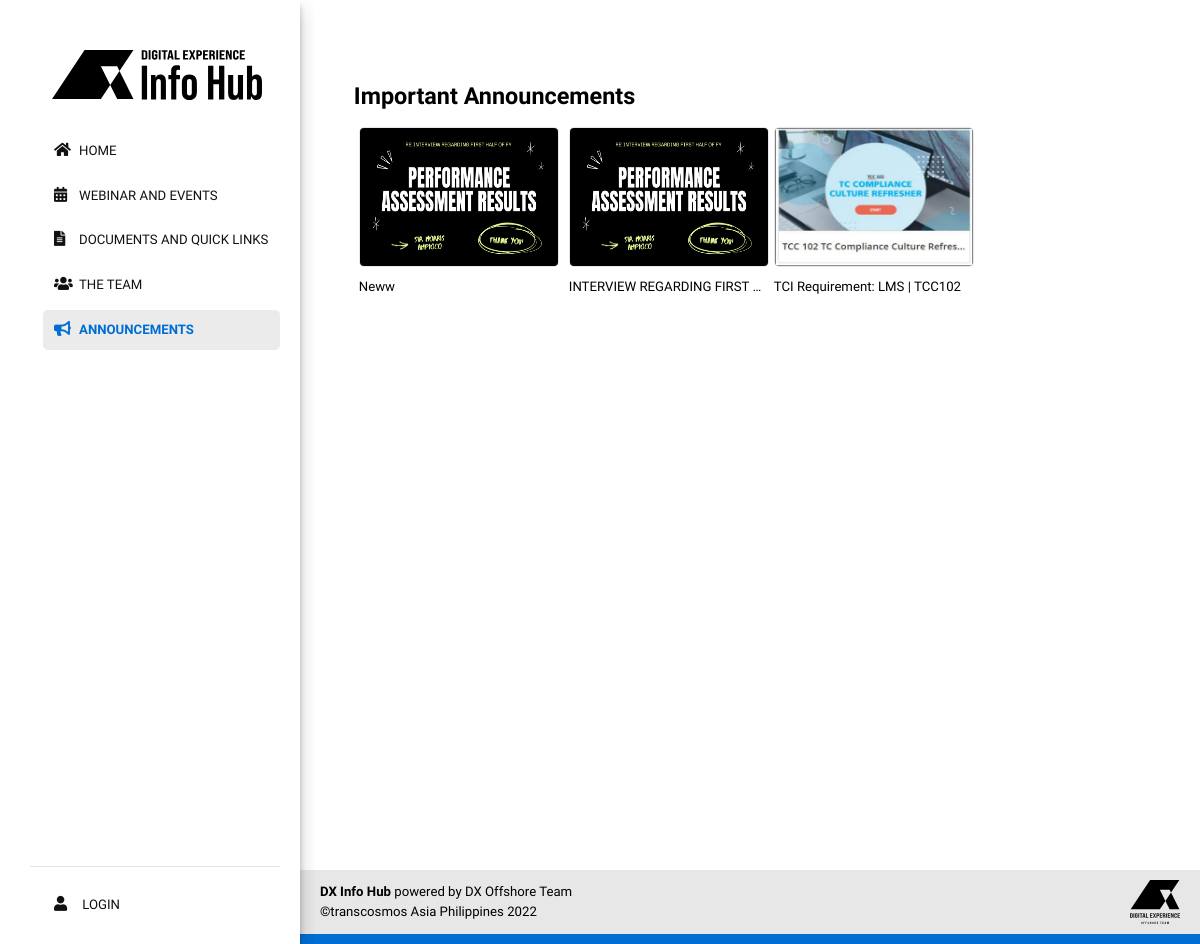
Page /pages/announcements/o-index.php on the earlier database version.
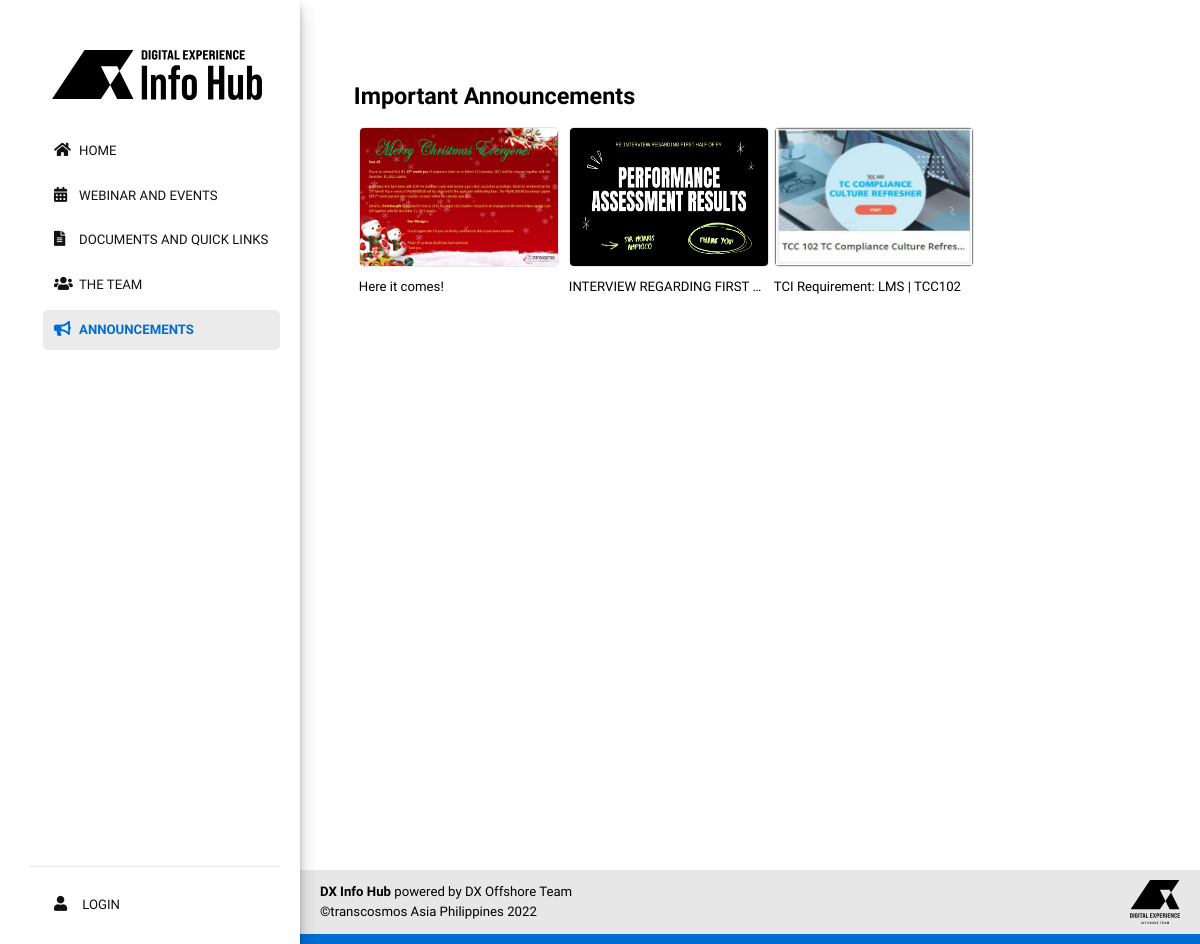
Same page on the later database version.
### tables this page shows
CREATE TABLE `announcements` (
  `id` int(255) UNSIGNED NOT NULL,
  `user_id` int(255) NOT NULL,
  `announcements_title` varchar(255) NOT NULL DEFAULT '',
  `announcements_details` text NOT NULL,
  `announcements_img` varchar(255) NOT NULL,
  `announcements_count` int(1) NOT NULL DEFAULT 0,
  `date_edit` varchar(255) NOT NULL,
  `date_created` varchar(255) DEFAULT NULL,
  `announcements_status` int(255) NOT NULL DEFAULT 0,
  `temp_del` int(11) NOT NULL DEFAULT 0,
  `timestamp` timestamp NOT NULL DEFAULT current_timestamp() ON UPDATE current_timestamp()
);

### includes/functions.php (called while the page is built, shortened)
<?php
$key = $GLOBALS['crypt_key'];
?>

### pages/announcements/o-index.php (the view, shortened to what this page needs)
<?php
require($_SERVER['DOCUMENT_ROOT'].'/includes/config.php');
?>
<!DOCTYPE html>
<html lang="en">
    <head>
        <?php require($_SERVER['DOCUMENT_ROOT'].'/includes/common/links.php');  ?>
        <link href="/assets/css/announcement.css" rel="stylesheet" />
    </head>
  <body id="announcement">
    <div class="container">
        <div class="col-3 col-s-3 menu">
            <?php require($_SERVER['DOCUMENT_ROOT'].'/includes/common/parent-sidebar.php');  ?>
        </div>
       <section class="main-area col-s-9 d-column mb-4 ml-5" >
            <div class="announcement mb-4">
                <h2 class="mb-3">
                    <span >Important Announcements</span>
                </h2>
                <div class="announcements-row">
                    <ul class="list-inline mb-4 d-flex flex-wrap">
                        <?php
                        $sql = $pdo->prepare("SELECT * FROM announcements WHERE temp_del = 0 ORDER BY id DESC ");
                        $sql->execute();
                        $row = $sql->fetchAll(PDO::FETCH_ASSOC);
                        foreach($row as $key => $data) {
                            $x = $key +1;
                            if($data['announcements_status'] != 2) {
                                if($data['id'] != 0) {
                                    echo '<li class="list-inline-item">';
                                        echo '<a href="javascript:void(0)" class="js-modal" data-target="myModal'.$x.'" >';
                                            echo '<img src="assets/images/announcements/'.$data['announcements_img'].'" class="myImg">';
                                                echo '<br><span class="d-inline-block text-truncate" style="max-width: 200px;" >';
                                                    echo $data['announcements_title'];
                                                echo '</span>';
                                                echo  '<br><pre style="white-space: normal;display:none;"><b>Posted by: </b>';
                                                echo '<br><br><b>Description: </b><br>'.$data['announcements_details'].'</pre>';
                                        echo '</a>';
                                    echo '</li>';
                                }
                            }
                            ?>
                        <?php }
                        ?>
                    </ul>
                </div>
            </div>
        </section>
    </div>
    <?php require($_SERVER['DOCUMENT_ROOT'].'/includes/common/parent-footer.php');  ?>
</body>
</html>

Differences in the rows shown:
no longer on this page (row edited): announcements: announcements_img (picture), announcements_title "Neww"
added announcements: announcements_img (picture), announcements_title "Here it comes!"
